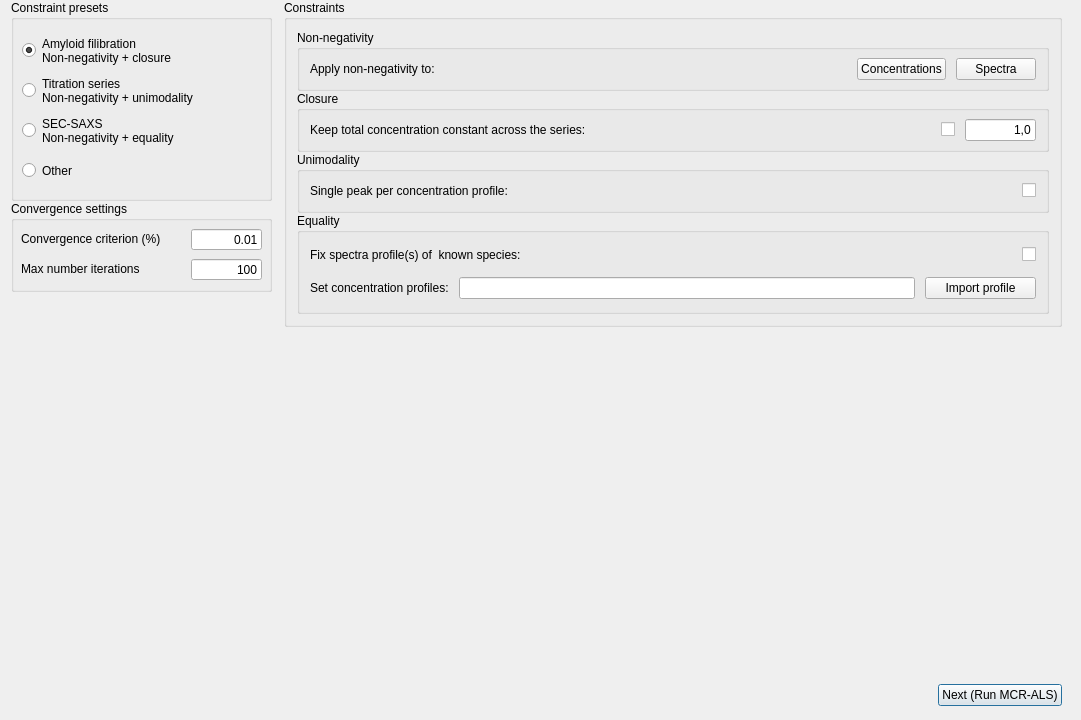
      <widget class="QWidget" name="ConstraintsTab">
       <attribute name="title">
        <string>Constraints</string>
       </attribute>
       <widget class="QWidget" name="horizontalLayoutWidget_6">
        <property name="geometry">
         <rect>
          <x>1</x>
          <y>0</y>
          <width>1071</width>
          <height>711</height>
         </rect>
        </property>
        <layout class="QHBoxLayout" name="ConstraintsTabLayout" stretch="0,0">
         <property name="spacing">
          <number>12</number>
         </property>
         <property name="leftMargin">
          <number>10</number>
         </property>
         <property name="rightMargin">
          <number>10</number>
         </property>
         <property name="bottomMargin">
          <number>5</number>
         </property>
         <item>
          <layout class="QVBoxLayout" name="ConstraintsPresetsLayout" stretch="0,0,1">
           <property name="spacing">
            <number>0</number>
           </property>
           <item>
            <widget class="QGroupBox" name="ConstraintPresetsBox">
             <property name="sizePolicy">
              <sizepolicy hsizetype="Minimum" vsizetype="MinimumExpanding">
               <horstretch>0</horstretch>
               <verstretch>0</verstretch>
              </sizepolicy>
             </property>
             <property name="minimumSize">
              <size>
               <width>221</width>
               <height>201</height>
              </size>
             </property>
             <property name="title">
              <string>Constraint presets</string>
             </property>
             <widget class="QRadioButton" name="AmyloidFilibrationPresetOption">
              <property name="geometry">
               <rect>
                <x>11</x>
                <y>30</y>
                <width>177</width>
                <height>41</height>
               </rect>
              </property>
              <property name="sizePolicy">
               <sizepolicy hsizetype="MinimumExpanding" vsizetype="Fixed">
                <horstretch>0</horstretch>
                <verstretch>0</verstretch>
               </sizepolicy>
              </property>
              <property name="minimumSize">
               <size>
                <width>177</width>
                <height>41</height>
               </size>
              </property>
              <property name="text">
               <string>Amyloid filibration
Non-negativity + closure</string>
              </property>
              <property name="checked">
               <bool>true</bool>
              </property>
             </widget>
             <widget class="QRadioButton" name="TitrationSeriesPresetOption">
              <property name="geometry">
               <rect>
                <x>11</x>
                <y>70</y>
                <width>198</width>
                <height>41</height>
               </rect>
              </property>
              <property name="sizePolicy">
               <sizepolicy hsizetype="MinimumExpanding" vsizetype="Fixed">
                <horstretch>0</horstretch>
                <verstretch>0</verstretch>
               </sizepolicy>
              </property>
              <property name="minimumSize">
               <size>
                <width>197</width>
                <height>41</height>
               </size>
              </property>
              <property name="text">
               <string>Titration series
Non-negativity + unimodality</string>
              </property>
              <property name="checked">
               <bool>false</bool>
              </property>
             </widget>
             <widget class="QRadioButton" name="SecSaxsPresetOption">
              <property name="geometry">
               <rect>
                <x>11</x>
                <y>110</y>
                <width>177</width>
                <height>41</height>
               </rect>
              </property>
              <property name="sizePolicy">
               <sizepolicy hsizetype="MinimumExpanding" vsizetype="Fixed">
                <horstretch>0</horstretch>
                <verstretch>0</verstretch>
               </sizepolicy>
              </property>
              <property name="minimumSize">
               <size>
                <width>177</width>
                <height>41</height>
               </size>
              </property>
              <property name="text">
               <string>SEC-SAXS
Non-negativity + equality</string>
              </property>
              <property name="checked">
               <bool>false</bool>
              </property>
             </widget>
             <widget class="QRadioButton" name="OtherPresetOption">
              <property name="geometry">
               <rect>
                <x>11</x>
                <y>150</y>
                <width>72</width>
                <height>41</height>
               </rect>
              </property>
              <property name="sizePolicy">
               <sizepolicy hsizetype="MinimumExpanding" vsizetype="Fixed">
                <horstretch>0</horstretch>
                <verstretch>0</verstretch>
               </sizepolicy>
              </property>
              <property name="minimumSize">
               <size>
                <width>67</width>
                <height>41</height>
               </size>
              </property>
              <property name="text">
               <string>Other</string>
              </property>
             </widget>
            </widget>
           </item>
           <item>
            <widget class="QGroupBox" name="ConvergenceSettingsBox">
             <property name="minimumSize">
              <size>
               <width>261</width>
               <height>91</height>
              </size>
             </property>
             <property name="title">
              <string>Convergence settings</string>
             </property>
             <widget class="QLabel" name="MaxIterationsLabel">
              <property name="geometry">
               <rect>
                <x>10</x>
                <y>60</y>
                <width>141</width>
                <height>16</height>
               </rect>
              </property>
              <property name="text">
               <string>Max number iterations</string>
              </property>
             </widget>
             <widget class="QLineEdit" name="MaxIterationsInput">
              <property name="geometry">
               <rect>
                <x>180</x>
                <y>58</y>
                <width>71</width>
                <height>21</height>
               </rect>
              </property>
              <property name="text">
               <string>100</string>
              </property>
              <property name="alignment">
               <set>Qt::AlignmentFlag::AlignRight|Qt::AlignmentFlag::AlignTrailing|Qt::AlignmentFlag::AlignVCenter</set>
              </property>
             </widget>
             <widget class="QLineEdit" name="ConvergenceCriterionInput">
              <property name="geometry">
               <rect>
                <x>180</x>
                <y>28</y>
                <width>71</width>
                <height>21</height>
               </rect>
              </property>
              <property name="text">
               <string>0.01</string>
              </property>
              <property name="alignment">
               <set>Qt::AlignmentFlag::AlignRight|Qt::AlignmentFlag::AlignTrailing|Qt::AlignmentFlag::AlignVCenter</set>
              </property>
             </widget>
             <widget class="QLabel" name="ConvergenceCriterionLabel">
              <property name="geometry">
               <rect>
                <x>10</x>
                <y>30</y>
                <width>161</width>
                <height>16</height>
               </rect>
              </property>
              <property name="text">
               <string>Convergence criterion (%)</string>
              </property>
             </widget>
            </widget>
           </item>
           <item>
            <spacer name="ConstraintsPresetsSpacer">
             <property name="orientation">
              <enum>Qt::Orientation::Vertical</enum>
             </property>
             <property name="sizeHint" stdset="0">
              <size>
               <width>20</width>
               <height>40</height>
              </size>
             </property>
            </spacer>
           </item>
          </layout>
         </item>
         <item>
          <layout class="QVBoxLayout" name="ConstraintsBoxLayout" stretch="0,1,0">
           <property name="spacing">
            <number>0</number>
           </property>
           <item>
            <widget class="QGroupBox" name="ConstraintsBox">
             <property name="title">
              <string>Constraints</string>
             </property>
             <layout class="QVBoxLayout" name="verticalLayout_4">
              <property name="spacing">
               <number>0</number>
              </property>
              <property name="leftMargin">
               <number>10</number>
              </property>
              <property name="topMargin">
               <number>10</number>
              </property>
              <property name="rightMargin">
               <number>10</number>
              </property>
              <property name="bottomMargin">
               <number>10</number>
              </property>
              <item>
               <widget class="QGroupBox" name="NonnegativityBox">
                <property name="enabled">
                 <bool>true</bool>
                </property>
                <property name="sizePolicy">
                 <sizepolicy hsizetype="Preferred" vsizetype="Fixed">
                  <horstretch>0</horstretch>
                  <verstretch>0</verstretch>
                 </sizepolicy>
                </property>
                <property name="minimumSize">
                 <size>
                  <width>0</width>
                  <height>61</height>
                 </size>
                </property>
                <property name="title">
                 <string>Non-negativity</string>
                </property>
                <layout class="QHBoxLayout" name="horizontalLayout">
                 <property name="spacing">
                  <number>10</number>
                 </property>
                 <property name="leftMargin">
                  <number>10</number>
                 </property>
                 <property name="topMargin">
                  <number>0</number>
                 </property>
                 <property name="rightMargin">
                  <number>10</number>
                 </property>
                 <property name="bottomMargin">
                  <number>0</number>
                 </property>
                 <item>
                  <widget class="QLabel" name="NonnegativityLabel">
                   <property name="text">
                    <string>Apply non-negativity to:</string>
                   </property>
                  </widget>
                 </item>
                 <item>
                  <spacer name="NonnegativitySpacer">
                   <property name="orientation">
                    <enum>Qt::Orientation::Horizontal</enum>
                   </property>
                   <property name="sizeHint" stdset="0">
                    <size>
                     <width>182</width>
                     <height>10</height>
                    </size>
                   </property>
                  </spacer>
                 </item>
                 <item>
                  <widget class="QPushButton" name="NonnegativeConcentrationsToggle">
                   <property name="text">
                    <string>Concentrations</string>
                   </property>
                   <property name="checkable">
                    <bool>true</bool>
                   </property>
                   <property name="checked">
                    <bool>false</bool>
                   </property>
                  </widget>
                 </item>
                 <item>
                  <widget class="QPushButton" name="NonnegativeSpectraToggle">
                   <property name="text">
                    <string>Spectra</string>
                   </property>
                   <property name="checkable">
                    <bool>true</bool>
                   </property>
                  </widget>
                 </item>
                </layout>
               </widget>
              </item>
              <item>
               <widget class="QGroupBox" name="ClosureBox">
                <property name="sizePolicy">
                 <sizepolicy hsizetype="Preferred" vsizetype="Fixed">
                  <horstretch>0</horstretch>
                  <verstretch>0</verstretch>
                 </sizepolicy>
                </property>
                <property name="minimumSize">
                 <size>
                  <width>0</width>
                  <height>61</height>
                 </size>
                </property>
                <property name="title">
                 <string>Closure</string>
                </property>
                <layout class="QHBoxLayout" name="horizontalLayout_9">
                 <property name="spacing">
                  <number>10</number>
                 </property>
                 <property name="leftMargin">
                  <number>10</number>
                 </property>
                 <property name="topMargin">
                  <number>0</number>
                 </property>
                 <property name="rightMargin">
                  <number>10</number>
                 </property>
                 <property name="bottomMargin">
                  <number>0</number>
                 </property>
                 <item>
                  <widget class="QLabel" name="ClosureLabel">
                   <property name="text">
                    <string>Keep total concentration constant across the series:</string>
                   </property>
                  </widget>
                 </item>
                 <item>
                  <spacer name="ClosureSpacer">
                   <property name="orientation">
                    <enum>Qt::Orientation::Horizontal</enum>
                   </property>
                   <property name="sizeHint" stdset="0">
                    <size>
                     <width>249</width>
                     <height>20</height>
                    </size>
                   </property>
                  </spacer>
                 </item>
                 <item>
                  <widget class="QCheckBox" name="ClosureCheckBox">
                   <property name="text">
                    <string/>
                   </property>
                  </widget>
                 </item>
                 <item>
                  <widget class="QLineEdit" name="ClosureInput">
                   <property name="sizePolicy">
                    <sizepolicy hsizetype="Fixed" vsizetype="Fixed">
                     <horstretch>0</horstretch>
                     <verstretch>0</verstretch>
                    </sizepolicy>
                   </property>
                   <property name="minimumSize">
                    <size>
                     <width>71</width>
                     <height>0</height>
                    </size>
                   </property>
                   <property name="maximumSize">
                    <size>
                     <width>71</width>
                     <height>16777215</height>
                    </size>
                   </property>
                   <property name="text">
                    <string>1,0</string>
                   </property>
                   <property name="alignment">
                    <set>Qt::AlignmentFlag::AlignRight|Qt::AlignmentFlag::AlignTrailing|Qt::AlignmentFlag::AlignVCenter</set>
                   </property>
                  </widget>
                 </item>
                </layout>
               </widget>
              </item>
              <item>
               <widget class="QGroupBox" name="UnimodalityBox">
                <property name="sizePolicy">
                 <sizepolicy hsizetype="Preferred" vsizetype="Fixed">
                  <horstretch>0</horstretch>
                  <verstretch>0</verstretch>
                 </sizepolicy>
                </property>
                <property name="minimumSize">
                 <size>
                  <width>0</width>
                  <height>61</height>
                 </size>
                </property>
                <property name="title">
                 <string>Unimodality</string>
                </property>
                <layout class="QHBoxLayout" name="horizontalLayout_2">
                 <property name="leftMargin">
                  <number>10</number>
                 </property>
                 <property name="topMargin">
                  <number>0</number>
                 </property>
                 <property name="rightMargin">
                  <number>10</number>
                 </property>
                 <property name="bottomMargin">
                  <number>0</number>
                 </property>
                 <item>
                  <widget class="QLabel" name="UnimodalityLabel">
                   <property name="text">
                    <string>Single peak per concentration profile:</string>
                   </property>
                  </widget>
                 </item>
                 <item>
                  <spacer name="UnimodalitySpacer">
                   <property name="orientation">
                    <enum>Qt::Orientation::Horizontal</enum>
                   </property>
                   <property name="sizeHint" stdset="0">
                    <size>
                     <width>307</width>
                     <height>10</height>
                    </size>
                   </property>
                  </spacer>
                 </item>
                 <item>
                  <widget class="QCheckBox" name="UnimodalityCheckBox">
                   <property name="text">
                    <string/>
                   </property>
                  </widget>
                 </item>
                </layout>
               </widget>
              </item>
              <item>
               <widget class="QGroupBox" name="EqualityBox">
                <property name="sizePolicy">
                 <sizepolicy hsizetype="Preferred" vsizetype="MinimumExpanding">
                  <horstretch>0</horstretch>
                  <verstretch>0</verstretch>
                 </sizepolicy>
                </property>
                <property name="minimumSize">
                 <size>
                  <width>0</width>
                  <height>101</height>
                 </size>
                </property>
                <property name="title">
                 <string>Equality</string>
                </property>
                <layout class="QVBoxLayout" name="verticalLayout_12">
                 <property name="spacing">
                  <number>10</number>
                 </property>
                 <property name="leftMargin">
                  <number>10</number>
                 </property>
                 <property name="topMargin">
                  <number>10</number>
                 </property>
                 <property name="rightMargin">
                  <number>10</number>
                 </property>
                 <property name="bottomMargin">
                  <number>10</number>
                 </property>
                 <item>
                  <layout class="QHBoxLayout" name="SpectraEqualityLayout">
                   <property name="spacing">
                    <number>-1</number>
                   </property>
                   <item>
                    <widget class="QLabel" name="SpectraEqualityLabel">
                     <property name="text">
                      <string>Fix spectra profile(s) of &lt;N&gt; known species:</string>
                     </property>
                    </widget>
                   </item>
                   <item>
                    <spacer name="SepctraEqualitySpacer">
                     <property name="orientation">
                      <enum>Qt::Orientation::Horizontal</enum>
                     </property>
                     <property name="sizeHint" stdset="0">
                      <size>
                       <width>0</width>
                       <height>20</height>
                      </size>
                     </property>
                    </spacer>
                   </item>
                   <item>
                    <widget class="QCheckBox" name="SpectraEqualityCheckBox">
                     <property name="text">
                      <string/>
                     </property>
                    </widget>
                   </item>
                  </layout>
                 </item>
                 <item>
                  <layout class="QHBoxLayout" name="ConcentrationEqualityLayout" stretch="0,1,0">
                   <property name="spacing">
                    <number>10</number>
                   </property>
                   <item>
                    <widget class="QLabel" name="ConcentrationEqualityLabel">
                     <property name="text">
                      <string>Set concentration profiles:</string>
                     </property>
                    </widget>
                   </item>
                   <item>
                    <widget class="QLineEdit" name="SetConcentrationProfileFile">
                     <property name="sizePolicy">
                      <sizepolicy hsizetype="Expanding" vsizetype="Preferred">
                       <horstretch>0</horstretch>
                       <verstretch>0</verstretch>
                      </sizepolicy>
                     </property>
                     <property name="layoutDirection">
                      <enum>Qt::LayoutDirection::LeftToRight</enum>
                     </property>
                     <property name="alignment">
                      <set>Qt::AlignmentFlag::AlignRight|Qt::AlignmentFlag::AlignTrailing|Qt::AlignmentFlag::AlignVCenter</set>
                     </property>
                     <property name="readOnly">
                      <bool>true</bool>
                     </property>
                    </widget>
                   </item>
                   <item>
                    <widget class="QPushButton" name="SetConcentrationProfileButton">
                     <property name="sizePolicy">
                      <sizepolicy hsizetype="Minimum" vsizetype="Fixed">
                       <horstretch>0</horstretch>
                       <verstretch>0</verstretch>
                      </sizepolicy>
                     </property>
                     <property name="minimumSize">
                      <size>
                       <width>111</width>
                       <height>0</height>
                      </size>
                     </property>
                     <property name="text">
                      <string>Import profile</string>
                     </property>
                     <property name="checkable">
                      <bool>false</bool>
                     </property>
                    </widget>
                   </item>
                  </layout>
                 </item>
                </layout>
               </widget>
              </item>
             </layout>
            </widget>
           </item>
           <item>
            <spacer name="ConstraintsSpacer">
             <property name="orientation">
              <enum>Qt::Orientation::Vertical</enum>
             </property>
             <property name="sizeHint" stdset="0">
              <size>
               <width>20</width>
               <height>10</height>
              </size>
             </property>
            </spacer>
           </item>
           <item>
            <layout class="QHBoxLayout" name="RunMcralsLayout">
             <property name="topMargin">
              <number>0</number>
             </property>
             <property name="bottomMargin">
              <number>0</number>
             </property>
             <item>
              <spacer name="RunMcralsButtonSpacer">
               <property name="orientation">
                <enum>Qt::Orientation::Horizontal</enum>
               </property>
               <property name="sizeHint" stdset="0">
                <size>
                 <width>40</width>
                 <height>20</height>
                </size>
               </property>
              </spacer>
             </item>
             <item>
              <widget class="QPushButton" name="RunMcralsButton">
               <property name="font">
                <font>
                 <italic>false</italic>
                 <bold>false</bold>
                 <underline>false</underline>
                 <strikeout>false</strikeout>
                 <kerning>true</kerning>
                </font>
               </property>
               <property name="text">
                <string>Next (Run MCR-ALS)</string>
               </property>
               <property name="default">
                <bool>true</bool>
               </property>
              </widget>
             </item>
            </layout>
           </item>
          </layout>
         </item>
        </layout>
       </widget>
      </widget>
